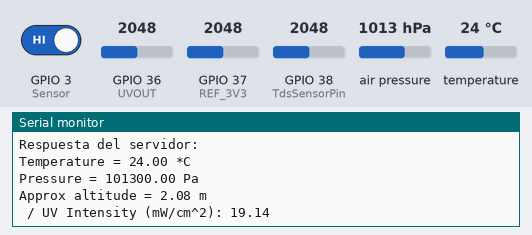
Bench run of a sketch on a simulated ESP32. On the bench: the last lines printed to the serial monitor. The test bench sets the inputs (shaded band); at power-on: GPIO 36 (UVOUT) = 2048, GPIO 37 (REF_3V3) = 2048, GPIO 3 (Sensor) HIGH, GPIO 38 (TdsSensorPin) = 2048, air pressure 1013 hPa, temperature 24 °C. WiFi joins after 1.5 s; servers stay silent unless stated; uploads are accepted with an empty reply.

Above: at 4.7 s.
4.8 s: GPIO 36 (UVOUT) set to 1402
At 5.06 s:
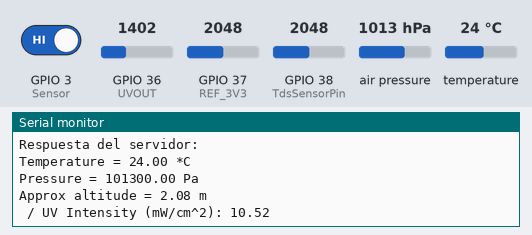
6.3 s: GPIO 36 (UVOUT) set to 1296
At 6.3 s:
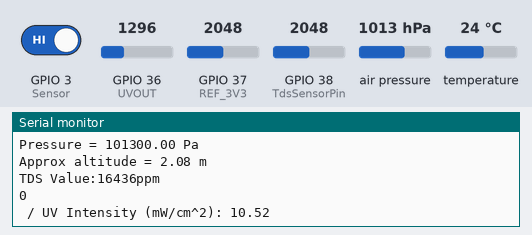
10.8 s: GPIO 37 (REF_3V3) set to 1984
At 10.85 s:
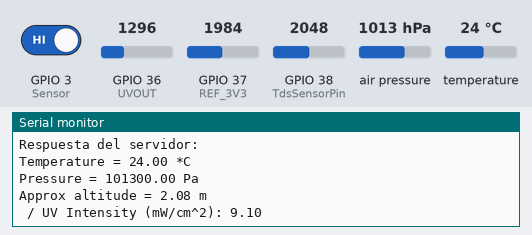
12.3 s: GPIO 37 (REF_3V3) set to 1893
At 12.3 s:
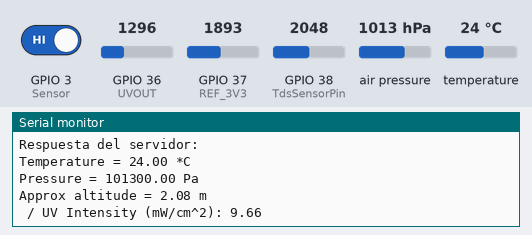
Timing chart, 0 to 14.8 s (numbered marks = the images above; inputs shaded):
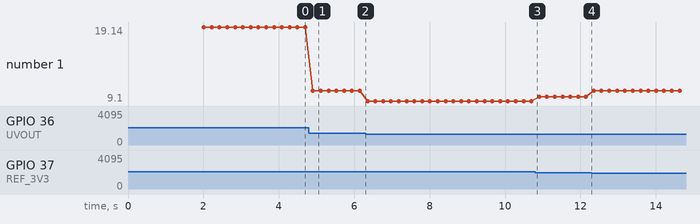

Measured:
- after the input at 4.8 s, the serial monitor: prints a new line after 0.11 s (image 1)
- plotted number 1: 19.14 → 10.52 after the input at 4.8 s, 10.52 → 9.1 after the input at 6.3 s, 9.1 → 9.66 after the input at 10.8 s, 9.66 → 10.52 after the input at 12.3 s

The sketch:

Entrega_De_todos_los_codigos_juntos_.ino
```cpp
//SONRES CONECTADOS HASTA EL MOMENTO
/*
CONEXION A INTERNET
BMP280
Sensor TDS
Pluviometro
particulas suspendidas
rayos ultravioleta

hoy sensor
veleta y anenometro
mq135 y mq131

*/

/*Incio configuraciones de router y del servidor  */
//recuerda conectar la antena del arduino giga
#include <ArduinoHttpClient.h>
#include <WiFi.h>
// Configuración de la red WiFi
char ssid[] = "netis_70F8D0";
char password[] = "carlos4522";

// Configuración del servidor
const char* serverAddress = "192.168.166.122"; // ip (modifcar por la ip de la computadora, checar con el comando "ipconfig")
const int serverPort = 3001;  // Puerto para la conexión HTTP

/*Fin configuraciones de router y el servidor */

// Incio sensor BMP280

/*
VCC del sensor a 3.3v del Arduino
GND del sensor a GND del Arduino
SCL del sensor a SCL21 del Arduino
SDA del sensor a SDA20 del Arduino
*/
    #include <Wire.h>
    #include <SPI.h>
    #include <Adafruit_BMP280.h>

    #define BMP_SCK  (13)
    #define BMP_MISO (12)
    #define BMP_MOSI (11)
    #define BMP_CS   (10)

    Adafruit_BMP280 bmp; // I2C

// fin sensor BMP280

//Inicio Sensor tds
    #define TdsSensorPin A2
    #define VREF 3.3 //  o 5.0   analog reference voltage(Volt) of the ADC
    #define SCOUNT 30 // sum of sample point
    int analogBuffer[SCOUNT]; // store the analog value in the array, read from ADC
    int analogBufferTemp[SCOUNT];
    int analogBufferIndex = 0,copyIndex = 0;
    float averageVoltage = 0,tdsValue = 0,temperature = 25;
// fin sensor tds


// Inicio codigo pluviometro
    const int Sensor = 3; // Salida digital 3 del arduino giga
    const int umbralTiempo = 300;
    volatile int ISRContador = 0;
    int contador = 0;
    float litros = 0;
    long tiempoContador = 0;
    long tiempoHora = 0;
    String dataPluviometro = "";
// fin codigo pluviometro

//Incio codigo de PMS7003 , sensor de particulas suspendidas
#include <PMS.h>
struct pms5003data {
 uint16_t framelen;
 uint16_t pm10_standard, pm25_standard, pm100_standard;
 uint16_t pm10_env, pm25_env, pm100_env;
 uint16_t particles_03um, particles_05um, particles_10um, particles_25um, particles_50um,
particles_100um;
 uint16_t unused;
 uint16_t checksum;
};
struct pms5003data data;
// Fin  codigo de PMS7003 , sensor de particulas suspendidas


// Inicio uv sensor
int UVOUT = A0; //Output from the sensor
int REF_3V3 = A1; //3.3V power on the Arduino board
// fin uv sensor

// wifi
String postData = "";


void setup() {
  // INICIO SENSOR BMP280
     Serial.begin(9600);
      while ( !Serial ) delay(100);   // wait for native usb
      Serial.println(F("BMP280 test"));
      unsigned status;
      //status = bmp.begin(BMP280_ADDRESS_ALT, BMP280_CHIPID);
      status = bmp.begin(0x76);
      if (!status) {
        Serial.println(F("Could not find a valid BMP280 sensor, check wiring or "
                          "try a different address!"));
        Serial.print("SensorID was: 0x"); Serial.println(bmp.sensorID(),16);
        Serial.print("        ID of 0xFF probably means a bad address, a BMP 180 or BMP 085\n");
        Serial.print("   ID of 0x56-0x58 represents a BMP 280,\n");
        Serial.print("        ID of 0x60 represents a BME 280.\n");
        Serial.print("        ID of 0x61 represents a BME 680.\n");
        while (1) delay(10);
      }

      /* Default settings from datasheet. */
      bmp.setSampling(Adafruit_BMP280::MODE_NORMAL,     /* Operating Mode. */
                      Adafruit_BMP280::SAMPLING_X2,     /* Temp. oversampling */
                      Adafruit_BMP280::SAMPLING_X16,    /* Pressure oversampling */
                      Adafruit_BMP280::FILTER_X16,      /* Filtering. */
                      Adafruit_BMP280::STANDBY_MS_500); /* Standby time. */
// FIN SENSOR BMP280

// Inicio sensor tds
     Serial.begin(115200);
     pinMode(TdsSensorPin,INPUT);
// Fin sensor tds

// Inicio codigo pluviometro
      pinMode(Sensor,INPUT_PULLUP);
      attachInterrupt(digitalPinToInterrupt(Sensor),contadorLitros,RISING);
// fin del codigo del pluviometro

// Inicio conexion al wifi
 WiFi.begin(ssid, password);
  while (WiFi.status() != WL_CONNECTED) {
    delay(1000);
    Serial.println("Conectando a la red WiFi...");
  }

  Serial.println("Conectado a la red WiFi");
  // Fin conexion al wifi


//Incio codigo de PMS7003 , sensor de particulas suspendidas
   Serial2.begin(9600);
// Fin  codigo de PMS7003 , sensor de particulas suspendidas

// inicio uv sensor
pinMode(UVOUT, INPUT);
pinMode(REF_3V3, INPUT);
Serial.println("ML8511 example");
// fin uv sensor
}// llave del void setup()

void loop() {
  // INICIO BMP280
          Serial.print(F("Temperature = "));
          Serial.print(bmp.readTemperature());
          Serial.println(" *C");

          Serial.print(F("Pressure = "));
          Serial.print(bmp.readPressure());
          Serial.println(" Pa");

          Serial.print(F("Approx altitude = "));
          Serial.print(bmp.readAltitude(1013.25)); /* Adjusted to local forecast! */
          Serial.println(" m");

          Serial.println();

  // FIN SENSOR BMP280

  // Inicio sensor tds
         static unsigned long analogSampleTimepoint = millis();
       if(millis()-analogSampleTimepoint > 40U) //every 40 milliseconds,read the analog value from the ADC
       {
       analogSampleTimepoint = millis();
       analogBuffer[analogBufferIndex] = analogRead(TdsSensorPin); //read the analog value and store into the buffer
       analogBufferIndex++;
       if(analogBufferIndex == SCOUNT)
       analogBufferIndex = 0;
       }
       static unsigned long printTimepoint = millis();
       if(millis()-printTimepoint > 800U)
       {
       printTimepoint = millis();
       for(copyIndex=0;copyIndex<SCOUNT;copyIndex++)
       analogBufferTemp[copyIndex]= analogBuffer[copyIndex];
       averageVoltage = getMedianNum(analogBufferTemp,SCOUNT) * (float)VREF / 1024.0; // read the analog value more stable by the median filtering algorithm, and convert to voltage value
       float compensationCoefficient=1.0+0.02*(temperature-25.0); //temperature compensation formula: fFinalResult(25^C) = fFinalResult(current)/(1.0+0.02*(fTP-25.0));
       float compensationVolatge=averageVoltage/compensationCoefficient; //temperature compensation
       tdsValue=(133.42*compensationVolatge*compensationVolatge*compensationVolatge - 255.86*compensationVolatge*compensationVolatge + 857.39*compensationVolatge)*0.5; //convert voltage value to tds value
       //Serial.print("voltage:");
       //Serial.print(averageVoltage,2);
       //Serial.print("V ");
       Serial.print("TDS Value:");
       Serial.print(tdsValue,0); // esta variable se deve de mandar
       Serial.println("ppm ");
       Serial.println(ISRContador);
       }
 // Fin sensor tds


// inicio pluviometro
      if(millis()<tiempoHora){
      tiempoHora = 0;
     }
    if(millis()-tiempoHora>60000){ // millis()-tiempoHora>3600000UL
      tiempoHora = millis();
      litros = ISRContador * 0.27945; //0.011   y viento de 1.492 MPH
      Serial.println("Litros por m2 caidos en una Hora (L/m2");
      Serial.println(litros);
      Serial.print("");
      //envioServidor(litros);
      ISRContador = 0;
      contador = 0;
      }
// fin pluviometro


// Inicio codigo de PMS7003 , sensor de particulas suspendidas
 if (readPMSdata(&Serial2)) {
 // reading data was successful!
 Serial.println();
 Serial.println("---------------------------------------");
// Serial.println("Concentration Units (standard)");
// Serial.print("PM 1.0: "); Serial.print(data.pm10_standard);
// Serial.print("\t\tPM 2.5: "); Serial.print(data.pm25_standard);
// Serial.print("\t\tPM 10: "); Serial.println(data.pm100_standard);
// Serial.println("---------------------------------------");
 Serial.println("Concentration Units (environmental)");
 Serial.print("PM 1.0: "); Serial.print(data.pm10_env);
 Serial.print("\t\tPM 2.5: "); Serial.print(data.pm25_env);
 Serial.print("\t\tPM 10: "); Serial.println(data.pm100_env);
          // Serial.println("---------------------------------------");
          // Serial.print("Particles > 0.3um / 0.1L air:"); Serial.println(data.particles_03um);
          // Serial.print("Particles > 0.5um / 0.1L air:"); Serial.println(data.particles_05um);
          // Serial.print("Particles > 1.0um / 0.1L air:"); Serial.println(data.particles_10um);
          // Serial.print("Particles > 2.5um / 0.1L air:"); Serial.println(data.particles_25um);
          // Serial.print("Particles > 5.0um / 0.1L air:"); Serial.println(data.particles_50um);
          // Serial.print("Particles > 10.0 um / 0.1L air:"); Serial.println(data.particles_100um);
          // Serial.println("---------------------------------------");
 }
// fin codigo de PMS7003 , sensor de particulas suspendidas

//inicio sensor uv

  int uvLevel = averageAnalogRead(UVOUT);
  int refLevel = averageAnalogRead(REF_3V3);

  //Use the 3.3V power pin as a reference to get a very accurate output value from sensor
  float outputVoltage = 3.3 / refLevel * uvLevel;

  float uvIntensity = mapfloat(outputVoltage, 0.99, 2.8, 0.0, 15.0); //Convert the voltage to a UV intensity level

//  Serial.print("output: ");
//  Serial.print(refLevel);
//
//  Serial.print("ML8511 output: ");
//  Serial.print(uvLevel);
//
//  Serial.print(" / ML8511 voltage: ");
//  Serial.print(outputVoltage);

  Serial.print(" / UV Intensity (mW/cm^2): ");
  Serial.print(uvIntensity);

  Serial.println();

// fin sensor uv


//INICIO ENVIO DE DATOS AL SERVIDOR
 // Datos que deseas enviar
  postData = "tds=String(tdsValue)&temperatura=String(bmp.readTemperature())&pressure=String(bmp.readTemperature())&uv=String(uvIntesity)&pm10_env=String(data.pm10_env)&pm25=String(data.pm25_env)";
  sendingDataToServer();


//FIN ENVIO DE  DATOS  AL SERVIDOR


} // llave del void loop ()

// metod tds | inicio
int getMedianNum(int bArray[], int iFilterLen)
{
     int bTab[iFilterLen];
     for (byte i = 0; i<iFilterLen; i++) bTab[i] = bArray[i];
     int i, j, bTemp;
     for (j = 0; j < iFilterLen - 1; j++)
     {
     for (i = 0; i < iFilterLen - j - 1; i++)
     {
     if (bTab[i] > bTab[i + 1])
     {
     bTemp = bTab[i];
     bTab[i] = bTab[i + 1];
     bTab[i + 1] = bTemp;
     }
     }
     }
     if ((iFilterLen & 1) > 0)
     bTemp = bTab[(iFilterLen - 1) / 2];
     else
     bTemp = (bTab[iFilterLen / 2] + bTab[iFilterLen / 2 - 1]) / 2;
     return bTemp;
}
// metodo tds | fin

// metodo de pluviometro
void contadorLitros(){

    if(millis()>(tiempoContador+umbralTiempo)){
        ISRContador++;
        tiempoContador = millis();
       }
 }
// Fin metodo pluviometro


// Inicio codigo de PMS7003 , sensor de particulas suspendidas

boolean readPMSdata(Stream *s) {
 if (! s->available()) {
 return false;
 }
 // Read a byte at a time until we get to the special '0x42' start-byte
 if (s->peek() != 0x42) {
 s->read();
 return false;
 }
 // Now read all 32 bytes
 if (s->available() < 32) {
 return false;
 }

 uint8_t buffer[32];
 uint16_t sum = 0;
 s->readBytes(buffer, 32);
 // get checksum ready
 for (uint8_t i=0; i<30; i++) {
 sum += buffer[i];
 }
 /* debugging
 for (uint8_t i=2; i<32; i++) {
 Serial.print("0x"); Serial.print(buffer[i], HEX); Serial.print(", ");
 }
 Serial.println();
 */
 // The data comes in endian'd, this solves it so it works on all platforms
 uint16_t buffer_u16[15];
 for (uint8_t i=0; i<15; i++) {
 buffer_u16[i] = buffer[2 + i*2 + 1];
 buffer_u16[i] += (buffer[2 + i*2] << 8);
 }
 // put it into a nice struct
 memcpy((void *)&data, (void *)buffer_u16, 30);
 if (sum != data.checksum) {
 Serial.println("Checksum failure");
 return false;
 }
 // success!
 return true;
}

// Fin codigo de PMS7003 , sensor de particulas suspendidas  (metodo)

// sensor uv
//Takes an average of readings on a given pin
//Returns the average
int averageAnalogRead(int pinToRead)
{
  byte numberOfReadings = 8;
  unsigned int runningValue = 0;

  for(int x = 0 ; x < numberOfReadings ; x++)
    runningValue += analogRead(pinToRead);
  runningValue /= numberOfReadings;

  return(runningValue);
}

//The Arduino Map function but for floats
//From: http://forum.arduino.cc/index.php?topic=3922.0
float mapfloat(float x, float in_min, float in_max, float out_min, float out_max)
{
  return (x - in_min) * (out_max - out_min) / (in_max - in_min) + out_min;
}

// fin sensor uv

// metodo wifi
void sendingDataToServer(){

    detachInterrupt(digitalPinToInterrupt(Sensor));
    // detachInterrupt(digitalPinToInterrupt(SensorPin));


  // Crea una instancia de HttpClient
  WiFiClient wifi;
  HttpClient http = HttpClient(wifi, serverAddress, serverPort);

  // Construye la URL completa
  String url = "http://192.168.166.122/api/showData";  // No es necesario especificar la dirección completa si ya la especificaste en la configuración del cliente

  // Realiza la solicitud POST
  http.post(url, "application/x-www-form-urlencoded", postData);

  // Obtiene y muestra la respuesta del servidor
  String response = http.responseBody();
  Serial.print("Respuesta del servidor: ");
  Serial.println(response);

  // Cierra la conexión
  http.stop();

       attachInterrupt(digitalPinToInterrupt(Sensor),contadorLitros,RISING);

  // attachInterrupt(digitalPinToInterrupt(SensorPin),countup,RISING);


  }
```
